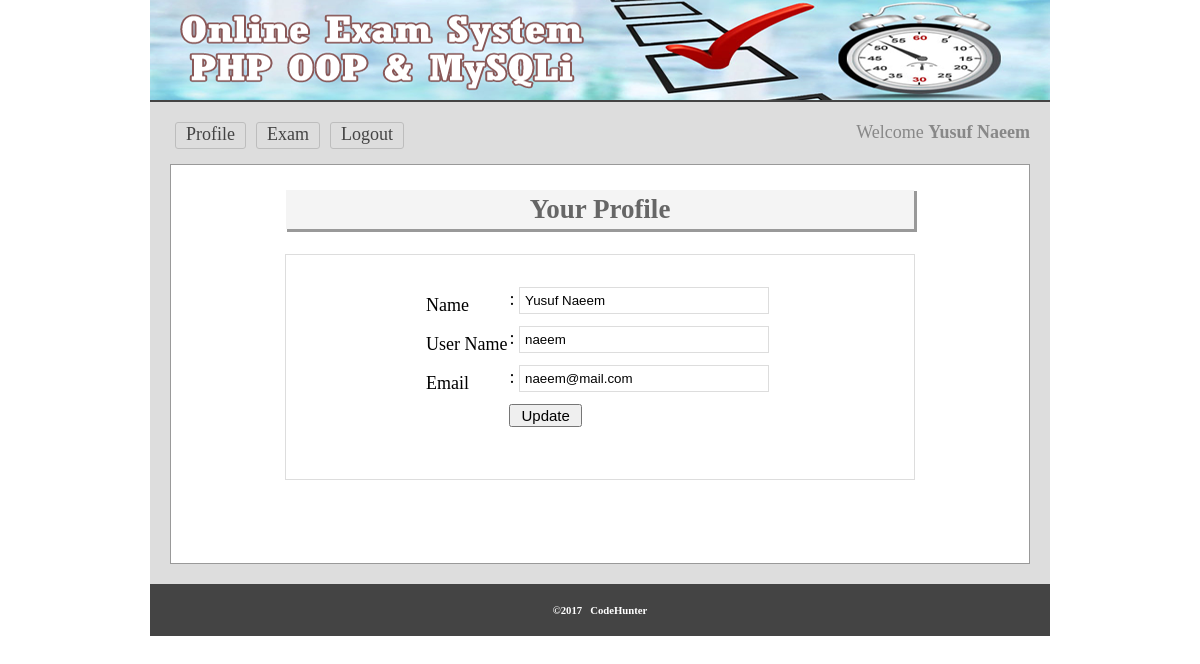
/exam/profile.php (signed in), run on the app's committed database.
### tables this page shows
CREATE TABLE `tbl_user` (
  `userid` int(11) NOT NULL,
  `name` varchar(50) NOT NULL,
  `username` varchar(30) NOT NULL,
  `password` varchar(32) NOT NULL,
  `email` varchar(255) NOT NULL,
  `status` int(11) NOT NULL DEFAULT '0'
);

### exam/classes/User.php (called while the page is built, shortened)
<?php
    $filepath = realpath(dirname(__FILE__));
    include_once ($filepath.'/../lib/Session.php');
    include_once ($filepath.'/../lib/Database.php');
class User{
    private $db;
    public function __construct()
    {
        $this->db =  new Database();
    }
    public function getUserData($userid){
        $query = "SELECT * FROM tbl_user WHERE userid = '$userid' ";
        $result = $this->db->select($query);
        return $result;
    }
}
?>

### exam/lib/Database.php (called while the page is built, shortened)
<?php
Class Database{
	public $host   = DB_HOST;
	public $user   = DB_USER;
	public $pass   = DB_PASS;
	public $dbname = DB_NAME;
	public $link;
	private function connectDB(){
	$this->link = new mysqli($this->host, $this->user, $this->pass, $this->dbname);
 }
	public function select($query){
		$result = $this->link->query($query) or die($this->link->error.__LINE__);
		if($result->num_rows > 0){
			return $result;
		} else {
			return false;
		}
	}
}

### exam/lib/Session.php (called while the page is built, shortened)
<?php
class Session{
	 public static function get($key){
	 	if (isset($_SESSION[$key])) {
	 		return $_SESSION[$key];
	 	} else {
	 		return false;
	 	}
	 }
}
?>

### exam/profile.php (the view, shortened to what this page needs)
<?php include 'inc/header.php'; ?>
<?php
    $userid = Session::get("userid");
?>
    <div class="main">
        <h1>Your Profile</h1>
            <div class="profile">
                <form action="" method="post">
<?php
$getData = $usr->getUserData($userid);
if ($getData){
    $result = $getData->fetch_assoc()
?>
                    <table class="tbl">
                        <tr>
                            <td>Name</td>
                            <td> : <input name="name" type="text" id="name" value="<?php echo $result['name']; ?>" /></td>
                        </tr>
                        <tr>
                            <td>User Name</td>
                            <td> : <input name="username" type="text" id="username" value="<?php echo $result['username']; ?>" /></td>
                        </tr>
                        <tr>
                            <td>Email</td>
                            <td> : <input name="email" type="text" id="email" value="<?php echo $result['email']; ?>"></td>
                        </tr>
                        <tr>
                            <td></td>
                            <td><input type="submit" id="updatesubmit" value="Update"></td>
                        </tr>
                    </table>
    <?php }?>
                </form>
            </div>
    </div>
<?php include 'inc/footer.php'; ?>

### exam/css/main.css (style rules this page uses)
* { margin:0;padding:0;outline:none }
body { font-family:verdana }
.profile { width: 440px; margin: 0 auto; border: 1px solid #ddd; padding: 30px 50px 50px 138px; }
input[type="text"], input[type="password"] { border: 1px solid #ddd; margin-bottom: 10px; padding: 5px; width: 238px; }
input[type="submit"] { cursor: pointer; font-size: 15px; padding: 1px 10px; }
.main { background: #fff none repeat scroll 0 0; border: 1px solid #999; margin-top: 10px; min-height: 368px; padding: 15px; width: 828px; }
.main h1 { background: #f4f4f4 none repeat scroll 0 0; box-shadow: 2px 2px 0 1px #999; color: #666; margin: 10px auto 25px; padding: 4px; text-align: center; width: 620px; }

### data on the page
tbl_user: name "Yusuf Naeem", username "naeem", email "naeem@mail.com"

### other printed values
Session::get("name") "Yusuf Naeem"
